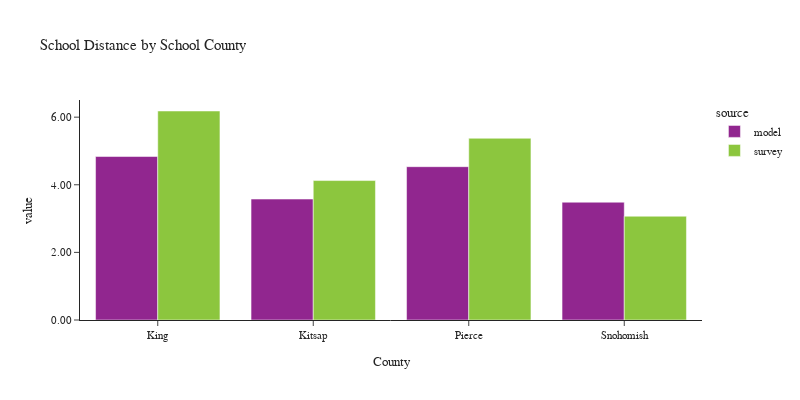

Here is the notebook cell this chart was saved with:
### Code cell
plot_school_location(df_students, 'CountyName_school', 'School County', 'County')

### Figure 1 — Plotly figure (JSON) as saved in the notebook; plotly's stock layout.template omitted (floating-point values rounded to 4 significant figures)
{"data": [{"alignmentgroup": "True", "customdata": [[53355], [5611], [21644], [16663]], "hovertemplate": "source=model<br>CountyName_school=%{x}<br>value=%{y}<br>sample count=%{customdata[0]}<extra></extra>", "legendgroup": "model", "marker": {"color": "#91268F", "pattern": {"shape": ""}}, "name": "model", "offsetgroup": "model", "orientation": "v", "showlegend": true, "textposition": "auto", "type": "bar", "x": ["King", "Kitsap", "Pierce", "Snohomish"], "xaxis": "x", "y": [4.836, 3.577, 4.535, 3.484], "yaxis": "y"}, {"alignmentgroup": "True", "customdata": [[646], [48], [107], [118]], "hovertemplate": "source=survey<br>CountyName_school=%{x}<br>value=%{y}<br>sample count=%{customdata[0]}<extra></extra>", "legendgroup": "survey", "marker": {"color": "#8CC63E", "pattern": {"shape": ""}}, "name": "survey", "offsetgroup": "survey", "orientation": "v", "showlegend": true, "textposition": "auto", "type": "bar", "x": ["King", "Kitsap", "Pierce", "Snohomish"], "xaxis": "x", "y": [6.182, 4.125, 5.375, 3.07], "yaxis": "y"}], "layout": {"barmode": "group", "font": {"size": 11}, "height": 400, "legend": {"title": {"text": "source"}, "tracegroupgap": 0}, "title": {"text": "School Distance by School County"}, "width": 800, "xaxis": {"anchor": "y", "domain": [0.0, 1.0], "title": {"text": "County"}}, "yaxis": {"anchor": "x", "domain": [0.0, 1.0], "tickformat": ".2f", "title": {"text": "value"}}}}
